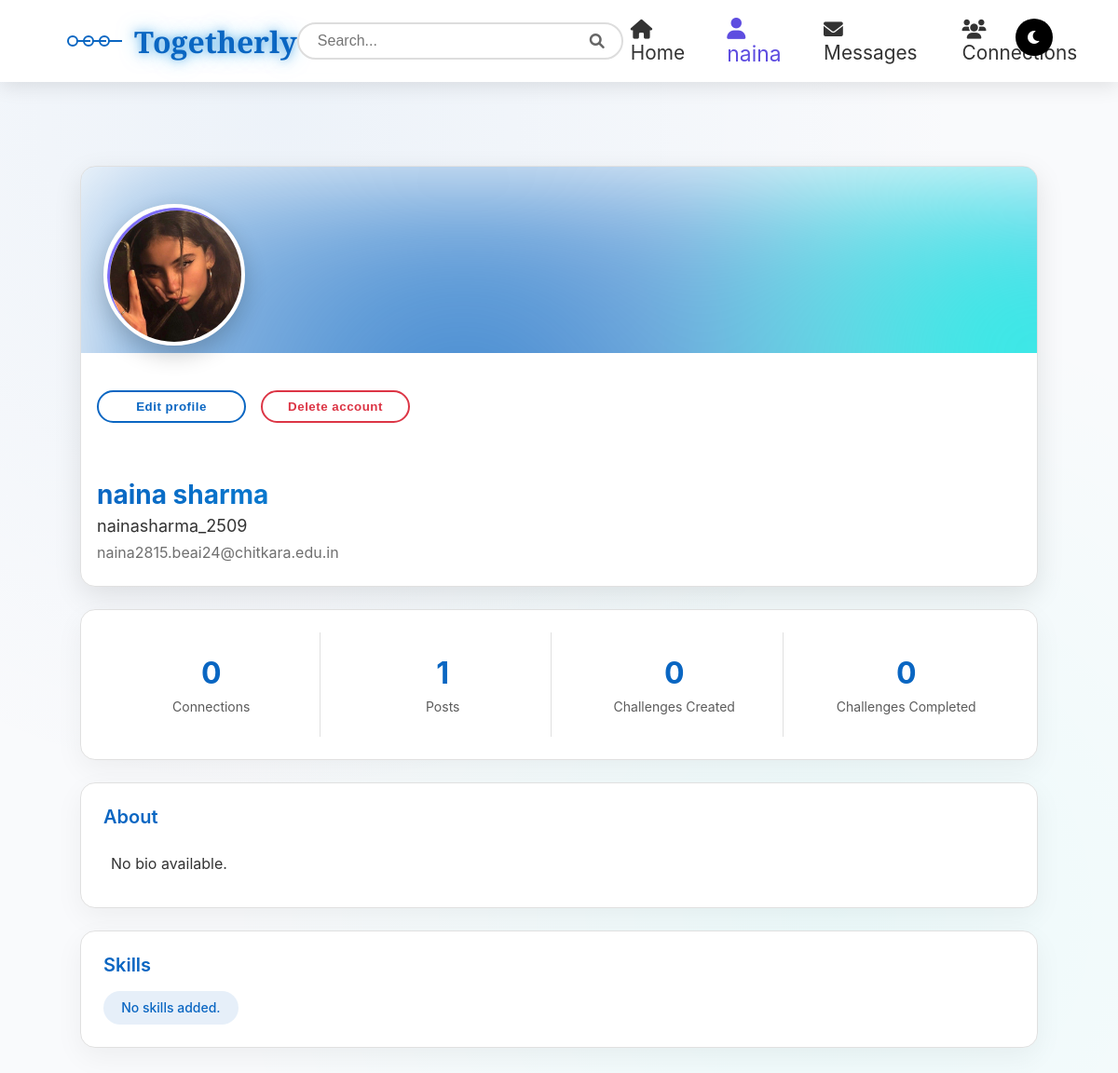
Before: /user_profile/ (signed in) with the older database file.
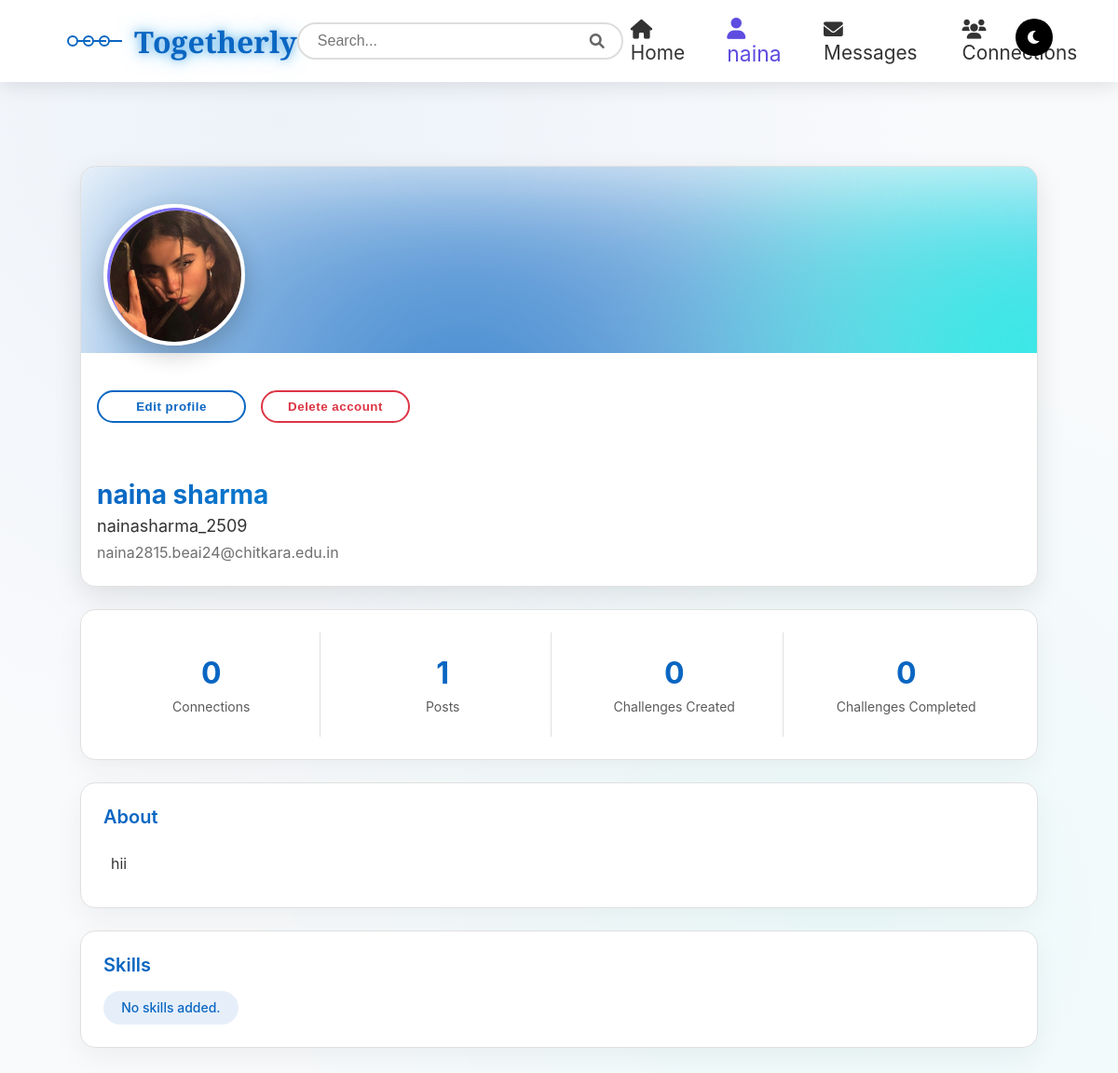
After: the same page with the newer database file.
### users/models.py (models this page shows, shortened)
class UserProfile(models.Model):
    user = models.OneToOneField('users.User', on_delete=models.CASCADE)
    name = models.CharField(max_length=200, blank=True, null=True)
    username = models.CharField(max_length=100, blank=True, null=True)
    email = models.EmailField(blank=True, null=True)
    bio = models.CharField(max_length=500, blank=True, null=True)
    skills = models.CharField(max_length=500, blank=True, null=True)
    profile_picture = models.ImageField(upload_to='profile_pics/', blank=True, null=True)
    challenges_created = models.IntegerField(default=0)
    challenges_completed = models.IntegerField(default=0)
    def get_profile_picture_url(self):
        if self.profile_picture:
            return self.profile_picture.url
        return "https://static.vecteezy.com/system/resources/previews/005/544/718/non_2x/profile-icon-design-free-vector.jpg"

class User(AbstractUser):
    email = models.EmailField(unique=True)

### users/views.py (the view)
# urls.py: path('user_profile/', views.profile, name='profile'),
@login_required
def profile(request):
    user_profile, created = UserProfile.objects.get_or_create(
        user=request.user,
        defaults={
            'name': f"{request.user.first_name} {request.user.last_name}".strip(),
            'username': request.user.username,
            'email': request.user.email,
        }
    )
    post_count = Post.objects.filter(user=request.user).count()
    connection_count = Connection.objects.filter(
        Q(sender=request.user, status='accepted') |
        Q(receiver=request.user, status='accepted')
    ).count()
    skills = [s.strip() for s in user_profile.skills.split(',')] if user_profile.skills else []
    return render(request, 'users/userprofile.html', {
        'user': request.user,
        'user_profile': user_profile,
        'skills': skills,
        'post_count': post_count,
        'connection_count': connection_count,
        'challenges_created': user_profile.challenges_created,
        'challenges_completed': user_profile.challenges_completed,
    })

### users/templates/users/userprofile.html (shortened to what the changed rows need)
{% load static %}
<!DOCTYPE html>
<html lang="en">
<head>
    <link rel="stylesheet" href="{% static 'users/userprofile.css' %}">
    <link rel="stylesheet" href="https://cdnjs.cloudflare.com/ajax/libs/font-awesome/6.0.0-beta3/css/all.min.css">
</head>
<body>
    <div class="container">
        <div class="profile-card">
            <div class="profile-info">
                <div class="profile-details">
                    <h1 class="profile-name">{{ user_profile.name|default:user.get_full_name|default:user.username }}</h1>
                    <div class="profile-headline">{{ user_profile.username|default:user.username }}</div>
                    <div class="profile-location">{{ user_profile.email|default:user.email }}</div>
                </div>
            </div>
        </div>
        <div class="bio-section">
            <div class="bio-header">
                <h3>About</h3>
            </div>
            <div class="bio-content">
                {{ user_profile.bio|default:"No bio available." }}
            </div>
        </div>
    </div>
</body>
</html>

Changed rows visible on the page:
changed UserProfile "naina sharma": bio "No bio available." → "hii"
